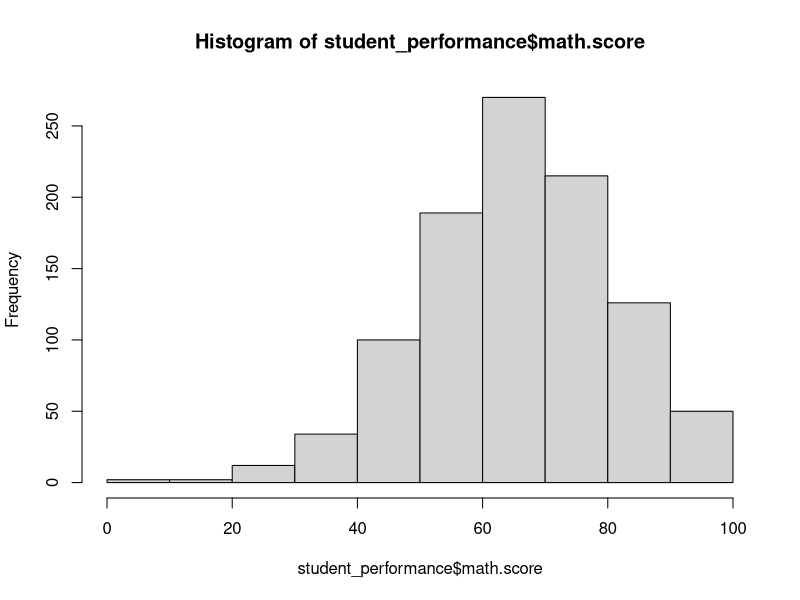
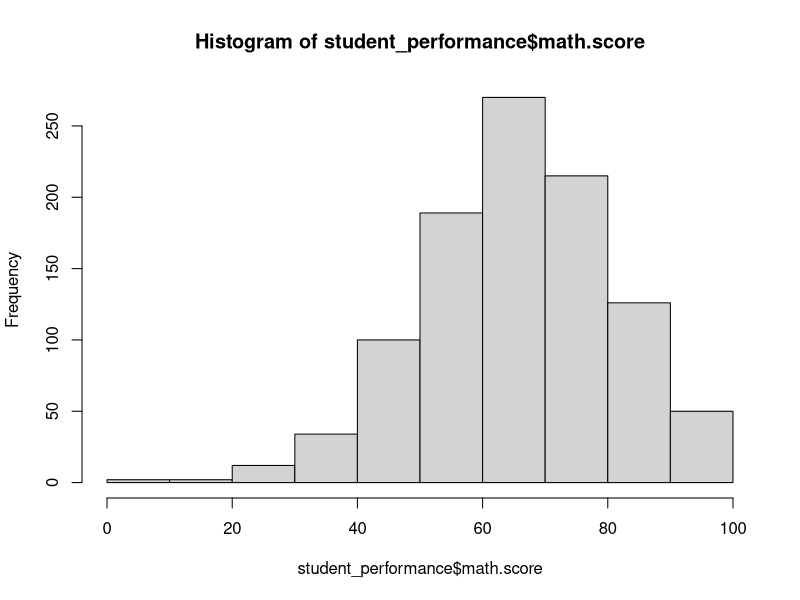

Source code (R) for these figures, in order:
# IST3110 Week 2 - LAB SESSION 2-SOLUTIONS


## 1

vec <- runif(24, 1,5)
vec

## 2

mat <- matrix(vec, nrow = 6, byrow = TRUE)
mat

## 3

mat[c(3,5), c(2,4)]


## 4

mammo <- read.table(file = 'mammo.txt', sep=',', header = T)

student_performance <- read.table('student_performance.txt', 
                                  sep = '&', header = T)

## 5

mammo_small <- mammo[, c('Age', 'Severity')]
mammo_small <- mammo[, c(2, 6)]


## 6 

mean(mammo_small$Age)

mean(mammo_small[mammo_small$Severity == '1',]$Age)

mean(mammo_small[mammo_small$Severity == '0',]$Age)


## 7

student_performance_list <- list()

student_performance_list$gender <- student_performance$gender

student_performance_list$math.score <- student_performance$math.score

student_performance_list$gender_summary <- table(student_performance$gender)

student_performance_list$math_mean <- mean(student_performance$math.score,na.rm = T)

student_performance_list$hist_math_score <- hist(student_performance$math.score) 

str(student_performance_list)
student_performance_list

plot(student_performance_list$hist_math_score)
